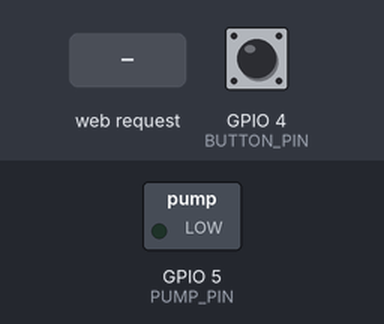
Bench run of a sketch on a simulated ESP32. On the bench: switched loads named in the sketch (green lamp = pin HIGH). The test bench sets the inputs (shaded band); at power-on: GPIO 4 (BUTTON_PIN) HIGH. WiFi joins after 1.5 s; servers stay silent unless stated; what the sketch prints to the serial monitor is not drawn.

Above: at 2.7 s.
2.8 s: GPIO 4 (BUTTON_PIN) pulled LOW for 0.15 s
At 3.7 s:
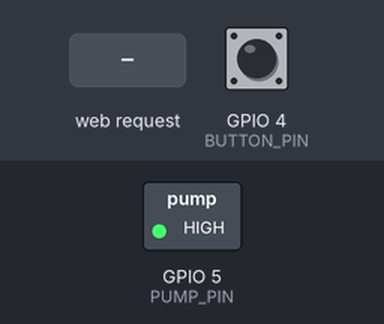
5.9 s: HTTP request GET /setDuration?seconds=1 received
At 6.6 s:
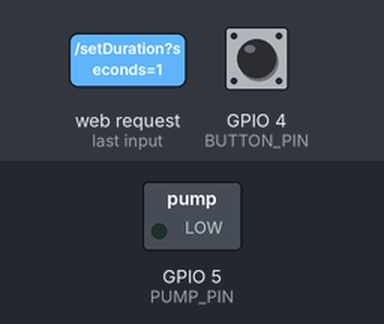
8.9 s: GPIO 4 (BUTTON_PIN) pulled LOW for 3.2 s
At 9.5 s:
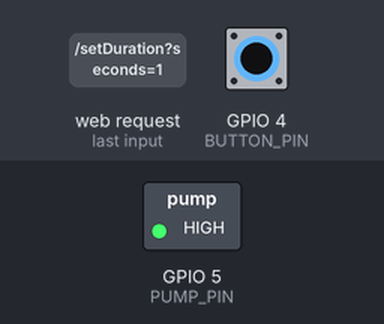
Timing chart, 0 to 14.5 s (numbered marks = the images above; inputs shaded):
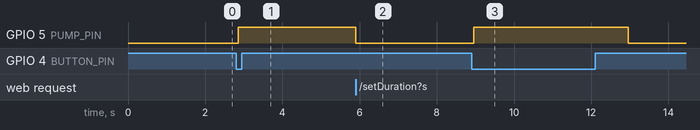

The sketch:

happy_plant.ino
```cpp
/*
  Project Happy Plant — ESP32 Sketch
  -----------------------------------------------
  Pin 5  → Relay (pump)
  Pin 4  → Physical button (triggers pump)

  Endpoints the website calls:
    GET /water                  → trigger pump once for pumpDuration seconds
    GET /setDuration?seconds=N  → set how long the pump runs
    GET /setSchedule?days=N     → set the repeating watering interval in days
*/

#include <WiFi.h>
#include <WebServer.h>

// ── WiFi credentials ──────────────────────────
const char* ssid     = "TheMintWIFI";      // <-- replace
const char* password = "bestwifi64";  // <-- replace

// ── Pin definitions ───────────────────────────
const int PUMP_PIN   = 5;
const int BUTTON_PIN = 4;

// ── State ─────────────────────────────────────
int  pumpDuration   = 5;
int  scheduleDays   = 1;
bool pumpRunning    = false;
unsigned long pumpStartTime = 0;

unsigned long lastWaterTime = 0;
bool scheduleEnabled        = false;

int  lastButtonState        = HIGH;
unsigned long lastDebounceTime = 0;
const unsigned long debounceDelay = 50;

WebServer server(80);

void triggerPump() {
  if (pumpRunning) return;
  digitalWrite(PUMP_PIN, HIGH);
  pumpRunning   = true;
  pumpStartTime = millis();
  lastWaterTime = millis();
  Serial.println("Pump ON");
}

void addCORSHeaders() {
  server.sendHeader("Access-Control-Allow-Origin", "*");
  server.sendHeader("Access-Control-Allow-Methods", "GET, OPTIONS");
  server.sendHeader("Access-Control-Allow-Headers", "Content-Type");
}

void handleWater() {
  addCORSHeaders();
  triggerPump();
  server.send(200, "text/plain", "OK");
}

void handleSetDuration() {
  addCORSHeaders();
  if (server.hasArg("seconds")) {
    int val = server.arg("seconds").toInt();
    if (val >= 1 && val <= 60) {
      pumpDuration = val;
      Serial.print("Pump duration set to ");
      Serial.print(pumpDuration);
      Serial.println("s");
    }
  }
  server.send(200, "text/plain", "OK");
}

void handleSetSchedule() {
  addCORSHeaders();
  if (server.hasArg("days")) {
    int val = server.arg("days").toInt();
    if (val >= 1 && val <= 30) {
      scheduleDays    = val;
      scheduleEnabled = true;
      lastWaterTime   = millis();
      Serial.print("Schedule set to every ");
      Serial.print(scheduleDays);
      Serial.println(" day(s)");
    }
  }
  server.send(200, "text/plain", "OK");
}

void handleOptions() {
  addCORSHeaders();
  server.send(204);
}

void setup() {
  Serial.begin(115200);

  pinMode(PUMP_PIN,   OUTPUT);
  pinMode(BUTTON_PIN, INPUT_PULLUP);
  digitalWrite(PUMP_PIN, LOW);

  WiFi.begin(ssid, password);
  Serial.print("Connecting to WiFi");
  while (WiFi.status() != WL_CONNECTED) {
    delay(500);
    Serial.print(".");
  }
  Serial.println();
  Serial.print("Connected! IP address: ");
  Serial.println(WiFi.localIP());

  server.on("/water",       HTTP_GET,     handleWater);
  server.on("/setDuration", HTTP_GET,     handleSetDuration);
  server.on("/setSchedule", HTTP_GET,     handleSetSchedule);
  server.on("/water",       HTTP_OPTIONS, handleOptions);
  server.on("/setDuration", HTTP_OPTIONS, handleOptions);
  server.on("/setSchedule", HTTP_OPTIONS, handleOptions);

  server.begin();
  Serial.println("HTTP server started");
}

void loop() {
  server.handleClient();

  if (pumpRunning && (millis() - pumpStartTime >= (unsigned long)pumpDuration * 1000)) {
    digitalWrite(PUMP_PIN, LOW);
    pumpRunning = false;
    Serial.println("Pump OFF");
  }

  int reading = digitalRead(BUTTON_PIN);
  if (reading != lastButtonState) {
    lastDebounceTime = millis();
  }
  if ((millis() - lastDebounceTime) > debounceDelay) {
    if (reading == LOW) {
      triggerPump();
    }
  }
  lastButtonState = reading;

  if (scheduleEnabled && !pumpRunning) {
    unsigned long intervalMs = (unsigned long)scheduleDays * 24UL * 60UL * 60UL * 1000UL;
    if (millis() - lastWaterTime >= intervalMs) {
      Serial.println("Scheduled watering triggered");
      triggerPump();
    }
  }
}
```

Measured:
- after the input at 2.8 s, GPIO 5 (PUMP_PIN): LOW → HIGH after 0.05 s
- after the input at 5.9 s, GPIO 5 (PUMP_PIN): HIGH → LOW after 0.00 s instead of 2.0 s
- after the input at 8.9 s, GPIO 5 (PUMP_PIN): LOW → HIGH after 0.05 s, → LOW 4.0 s later
